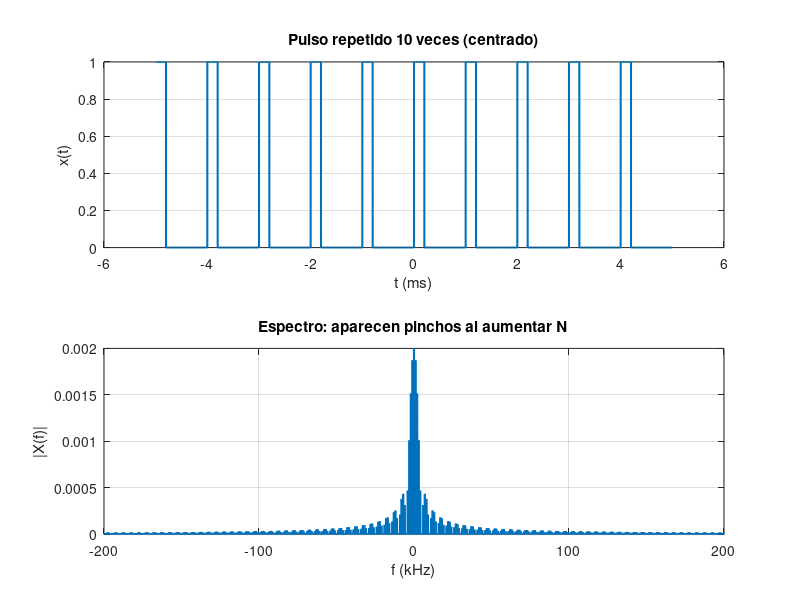

The MATLAB source for this figure:
%% Pulso -> repetir con FOR -> pinchos en frecuencia
numero_periodos = 10;     % 1, 2, 5, 20, 100...

clearvars -except numero_periodos
close all; clc;

%% Parámetros sencillos
A   = 1;
tau = 0.2e-3;     % duración del pulso
T0  = 1e-3;       % periodo
Fs  = 2e6;        % muestreo

dt = 1/Fs;
f0 = 1/T0;

%% Número de muestras (sin floor ni pollas)
muestras_pulso   = tau * Fs;
muestras_periodo = T0  * Fs;

%% 1️⃣ Definir UN pulso (unos y ceros)
pulso = [ A*ones(1, muestras_pulso), zeros(1, muestras_periodo - muestras_pulso) ];

%% 2️⃣ Repetir el pulso CON UN FOR
x = [];

for k = 1:numero_periodos
    x = [x pulso];   % 👈 concatenar, lento pero CLARO
end

%% 3️⃣ Eje temporal centrado en 0
N = length(x);
t = (0:N-1)*dt;
t = t - mean(t);   % centrar sin pensar

%% 4️⃣ FFT
X = fftshift(fft(x));
f = (-N/2:N/2-1)*(Fs/N);
X = dt * X;

%% 5️⃣ Dibujos
figure('Color','w');

subplot(2,1,1)
plot(t*1e3, x, 'LineWidth', 1.5);
grid on;
xlabel('t (ms)')
ylabel('x(t)')
title(['Pulso repetido ', num2str(numero_periodos), ' veces (centrado)'])

subplot(2,1,2)
plot(f/1e3, abs(X), 'LineWidth', 1.5);
grid on;
xlabel('f (kHz)')
ylabel('|X(f)|')
title('Espectro: aparecen pinchos al aumentar N')
xlim([-200 200])
